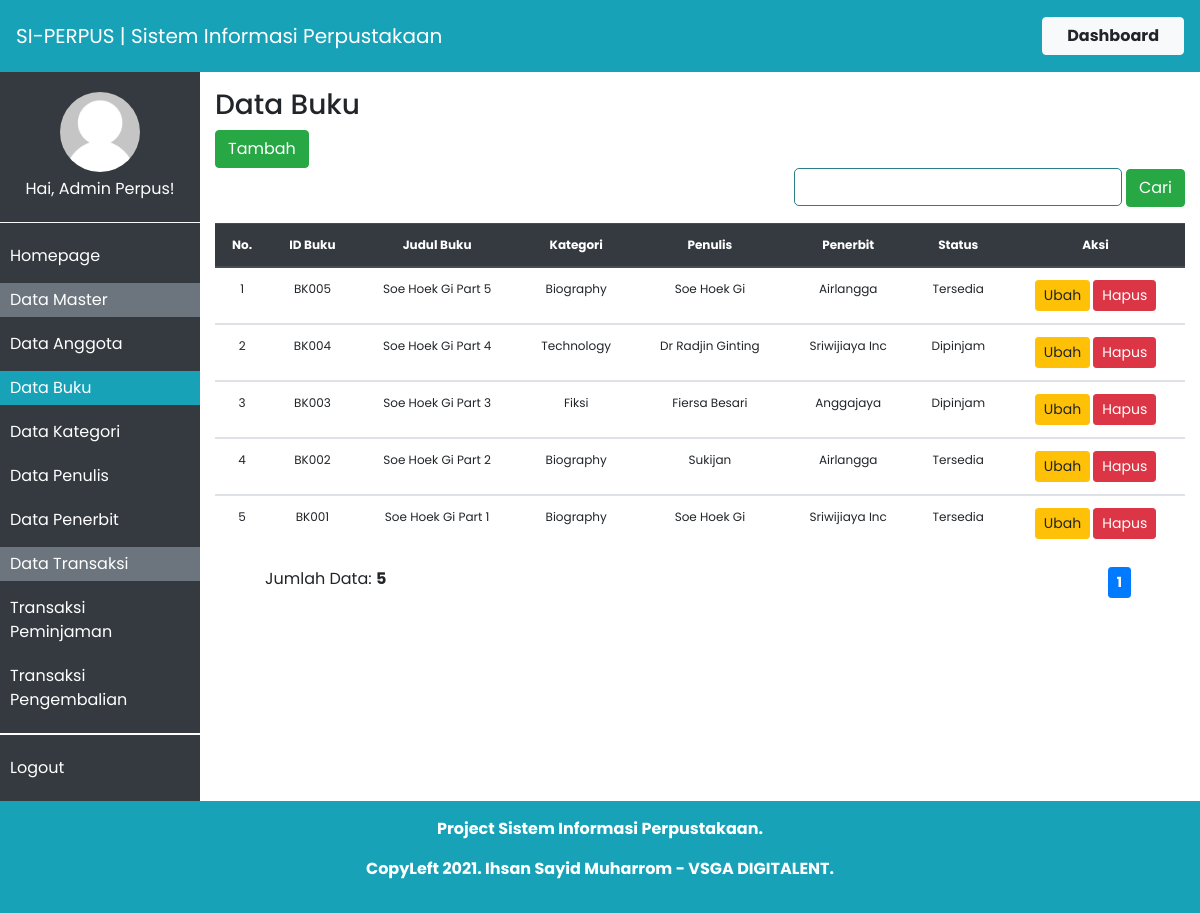
The page /index.php?p=buku (signed in) on the database its author committed.
### tables this page shows
CREATE TABLE `buku` (
  `id_buku` char(5) NOT NULL,
  `judul_buku` varchar(50) NOT NULL,
  `id_kategori` char(5) NOT NULL,
  `id_penulis` char(5) NOT NULL,
  `id_penerbit` char(5) NOT NULL,
  `status` enum('Tersedia','Dipinjam') NOT NULL
);

CREATE TABLE `kategori` (
  `id_kategori` char(5) NOT NULL,
  `nama_kategori` varchar(50) NOT NULL
);

CREATE TABLE `penulis` (
  `id_penulis` char(5) NOT NULL,
  `nama_penulis` varchar(25) NOT NULL
);

CREATE TABLE `penerbit` (
  `id_penerbit` char(5) NOT NULL,
  `nama_penerbit` varchar(25) NOT NULL
);

### config/konfigurasi-umum.php (called while the page is built, shortened)
<?php
	$_QUERY_LIMIT		= 5;
?>

### app/buku.php (the view, shortened to what this page needs)
<?php
	$row = 0;
	$offset = 0;
	if(!isset($_POST['cari'])) {
		$sql = "SELECT buku.id_buku, buku.judul_buku, kategori.nama_kategori, penulis.nama_penulis, penerbit.nama_penerbit, buku.status FROM kategori INNER JOIN buku ON kategori.id_kategori = buku.id_kategori INNER JOIN penulis ON penulis.id_penulis = buku.id_penulis INNER JOIN penerbit ON penerbit.id_penerbit = buku.id_penerbit ORDER BY buku.id_buku DESC LIMIT {$offset}, {$_QUERY_LIMIT};";
		$query = mysqli_query($db_conn, $sql);
		$sql_count = "SELECT id_buku FROM buku;";
		$query_count = mysqli_query($db_conn, $sql_count);
		$row = $query_count->num_rows;
	}
?>
		<div id="container">
			<div class="page-title">
				<h3>Data Buku</h3>
			</div>
			<div class="page-content">
				<div class="table-upper">
					<div class="table-upper-left">
						<a href="index.php?p=buku-tambah" class="btn btn-success btn-medium">Tambah</a>
					</div>
					<div class="table-upper-right">
						<form name="pencarian_anggota" action="" method="post" class="mg-top-15 text-right">
							<input type="text" name="kata_kunci" class="input_search">
							<input type="submit" name="cari" value="Cari" class="btn btn-success">
						</form>
					</div>
				</div>
			<?php
				if($row > 0) {
			?>
				<table class="table data-table">
					<thead class="thead-dark">
						<tr>
							<th>No.</th>
							<th>ID Buku</th>
							<th>Judul Buku</th>
							<th>Kategori</th>
							<th>Penulis</th>
							<th>Penerbit</th>
							<th>Status</th>
							<th>Aksi</th>
						</tr>
					</thead>
				<?php
					$i = 1;
					while($data = mysqli_fetch_array($query)) {
				?>
					<tbody>
						<tr>
							<td class="text-center"><?php echo $i++; ?></td>
							<td><?php echo $data['id_buku']; ?></td>
							<td><?php echo $data['judul_buku']; ?></td>
							<td>
								<?php
									echo $data['nama_kategori'];
								?>
							</td>
							<td>
								<?php
									echo $data['nama_penulis'];
								?>
							</td>
							<td>
								<?php
									echo $data['nama_penerbit'];
								?>
							</td>
							<td class="text-center"><?php echo $data['status']; ?></td>
							<td class="text-center">
								<a href="index.php?p=buku-ubah&id=<?php echo $data['id_buku']; ?>" class="btn btn-warning btn-sm">Ubah</a>
								<a href="index.php?p=buku-hapus&id=<?php echo $data['id_buku']; ?>" class="btn btn-danger btn-sm confirm">Hapus</a>
							</td>
						</tr>
					</tbody>
				<?php
					}
				?>
				</table>
				<div class="table-lower">
					<div class="table-lower-left mg-top-5">
						Jumlah Data: <span class="font-weight-bold"><?php echo $row; ?></span>
					</div>
					<div class="table-lower-right text-right">
					<?php if(!isset($_POST['cari'])) {  ?>
						<ul class="table-pagination">
						<?php
						}
					?>
						</ul>
					</div>
				</div>
			<?php } else { ?>
				<p class="text-center">Data tidak tersedia.</p>
			<?php } ?>
			</div>
		</div>

### assets/css/style.css (style rules this page uses)
body { font-family: 'Poppins', sans-serif; }
:root { --primary: #297F87; }
.table.data-table { font-size: 12px !important; margin: 1rem 0; }
.table > thead, .table > tbody { text-align: center; }
.table-lower { display: flex; justify-content: space-between; padding: 0 50px; }
.table-lower > .table-lower-right > .table-pagination { list-style: none; }
.input_search { border: 1px solid var(--primary); border-radius: 5px; padding: 0.4rem 0.3rem; }

### rows shown on the page
buku: id_buku "BK005", judul_buku "Soe Hoek Gi Part 5", id_kategori.nama_kategori "Biography", id_penulis.nama_penulis "Soe Hoek Gi", id_penerbit.nama_penerbit "Airlangga", status "Tersedia"
buku: id_buku "BK004", judul_buku "Soe Hoek Gi Part 4", id_kategori.nama_kategori "Technology", id_penulis.nama_penulis "Dr Radjin Ginting", id_penerbit.nama_penerbit "Sriwijiaya Inc", status "Dipinjam"
buku: id_buku "BK003", judul_buku "Soe Hoek Gi Part 3", id_kategori.nama_kategori "Fiksi", id_penulis.nama_penulis "Fiersa Besari", id_penerbit.nama_penerbit "Anggajaya", status "Dipinjam"
buku: id_buku "BK002", judul_buku "Soe Hoek Gi Part 2", id_kategori.nama_kategori "Biography", id_penulis.nama_penulis "Sukijan", id_penerbit.nama_penerbit "Airlangga", status "Tersedia"
buku: id_buku "BK001", judul_buku "Soe Hoek Gi Part 1", id_kategori.nama_kategori "Biography", id_penulis.nama_penulis "Soe Hoek Gi", id_penerbit.nama_penerbit "Sriwijiaya Inc", status "Tersedia"

### other values the page prints
$_SITE_TITLE "SI-PERPUS | Sistem Informasi Perpustakaan"
$_SESSION['sesi'] "Admin Perpus"
$row "5"
$_SITE_INFO "Project Sistem Informasi Perpustakaan."
$_SITE_CREDIT "CopyLeft 2021. Ihsan Sayid Muharrom - VSGA DIGITALENT."
